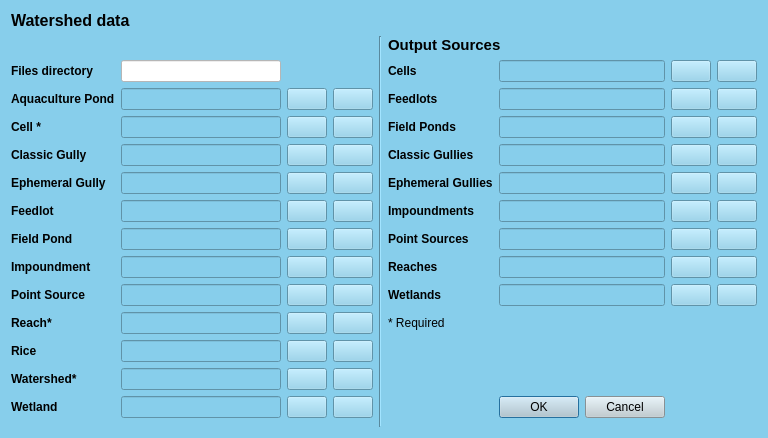
<?xml version="1.0" encoding="UTF-8"?>
<ui version="4.0">
 <class>EphemeralGullyDialogBase</class>
 <widget class="QDialog" name="EphemeralGullyDialogBase">
  <property name="geometry">
   <rect>
    <x>0</x>
    <y>0</y>
    <width>768</width>
    <height>438</height>
   </rect>
  </property>
  <property name="windowTitle">
   <string>Ephemeral Gully model</string>
  </property>
  <property name="styleSheet">
   <string notr="true">background-color: #87CEEB;
</string>
  </property>
  <layout class="QGridLayout" name="gridLayout">
   <item row="10" column="8">
    <widget class="QPushButton" name="pushButton_42">
     <property name="text">
      <string/>
     </property>
    </widget>
   </item>
   <item row="1" column="4" rowspan="15">
    <widget class="Line" name="line">
     <property name="orientation">
      <enum>Qt::Vertical</enum>
     </property>
    </widget>
   </item>
   <item row="1" column="5" colspan="2">
    <widget class="QLabel" name="label_15">
     <property name="font">
      <font>
       <pointsize>11</pointsize>
       <weight>75</weight>
       <bold>true</bold>
      </font>
     </property>
     <property name="text">
      <string>Output Sources</string>
     </property>
    </widget>
   </item>
   <item row="9" column="5">
    <widget class="QLabel" name="label_22">
     <property name="font">
      <font>
       <weight>75</weight>
       <bold>true</bold>
      </font>
     </property>
     <property name="text">
      <string>Reaches</string>
     </property>
    </widget>
   </item>
   <item row="10" column="5">
    <widget class="QLabel" name="label_23">
     <property name="font">
      <font>
       <weight>75</weight>
       <bold>true</bold>
      </font>
     </property>
     <property name="text">
      <string>Wetlands</string>
     </property>
    </widget>
   </item>
   <item row="4" column="5">
    <widget class="QLabel" name="label_17">
     <property name="font">
      <font>
       <weight>75</weight>
       <bold>true</bold>
      </font>
     </property>
     <property name="text">
      <string>Field Ponds</string>
     </property>
    </widget>
   </item>
   <item row="2" column="5">
    <widget class="QLabel" name="label_13">
     <property name="font">
      <font>
       <weight>75</weight>
       <bold>true</bold>
      </font>
     </property>
     <property name="text">
      <string>Cells</string>
     </property>
    </widget>
   </item>
   <item row="11" column="5">
    <widget class="QLabel" name="label_24">
     <property name="text">
      <string>* Required</string>
     </property>
    </widget>
   </item>
   <item row="2" column="6">
    <widget class="QLineEdit" name="lineEdit_24"/>
   </item>
   <item row="6" column="5">
    <widget class="QLabel" name="label_19">
     <property name="font">
      <font>
       <weight>75</weight>
       <bold>true</bold>
      </font>
     </property>
     <property name="text">
      <string>Ephemeral Gullies</string>
     </property>
    </widget>
   </item>
   <item row="5" column="5">
    <widget class="QLabel" name="label_18">
     <property name="font">
      <font>
       <weight>75</weight>
       <bold>true</bold>
      </font>
     </property>
     <property name="text">
      <string>Classic Gullies</string>
     </property>
    </widget>
   </item>
   <item row="3" column="5">
    <widget class="QLabel" name="label_16">
     <property name="font">
      <font>
       <weight>75</weight>
       <bold>true</bold>
      </font>
     </property>
     <property name="text">
      <string>Feedlots</string>
     </property>
    </widget>
   </item>
   <item row="8" column="5">
    <widget class="QLabel" name="label_21">
     <property name="font">
      <font>
       <weight>75</weight>
       <bold>true</bold>
      </font>
     </property>
     <property name="text">
      <string>Point Sources</string>
     </property>
    </widget>
   </item>
   <item row="5" column="6">
    <widget class="QLineEdit" name="lineEdit_16"/>
   </item>
   <item row="7" column="5">
    <widget class="QLabel" name="label_20">
     <property name="font">
      <font>
       <weight>75</weight>
       <bold>true</bold>
      </font>
     </property>
     <property name="text">
      <string>Impoundments</string>
     </property>
    </widget>
   </item>
   <item row="3" column="6">
    <widget class="QLineEdit" name="lineEdit_15"/>
   </item>
   <item row="4" column="6">
    <widget class="QLineEdit" name="lineEdit_20"/>
   </item>
   <item row="6" column="6">
    <widget class="QLineEdit" name="lineEdit_14"/>
   </item>
   <item row="10" column="6">
    <widget class="QLineEdit" name="lineEdit_17"/>
   </item>
   <item row="2" column="7">
    <widget class="QPushButton" name="pushButton_13">
     <property name="text">
      <string/>
     </property>
    </widget>
   </item>
   <item row="8" column="6">
    <widget class="QLineEdit" name="lineEdit_13"/>
   </item>
   <item row="9" column="6">
    <widget class="QLineEdit" name="lineEdit_22"/>
   </item>
   <item row="7" column="6">
    <widget class="QLineEdit" name="lineEdit_19"/>
   </item>
   <item row="6" column="7">
    <widget class="QPushButton" name="pushButton_17">
     <property name="text">
      <string/>
     </property>
    </widget>
   </item>
   <item row="3" column="7">
    <widget class="QPushButton" name="pushButton_14">
     <property name="text">
      <string/>
     </property>
    </widget>
   </item>
   <item row="5" column="7">
    <widget class="QPushButton" name="pushButton_16">
     <property name="text">
      <string/>
     </property>
    </widget>
   </item>
   <item row="4" column="7">
    <widget class="QPushButton" name="pushButton_15">
     <property name="text">
      <string/>
     </property>
    </widget>
   </item>
   <item row="7" column="7">
    <widget class="QPushButton" name="pushButton_18">
     <property name="text">
      <string/>
     </property>
    </widget>
   </item>
   <item row="8" column="7">
    <widget class="QPushButton" name="pushButton_19">
     <property name="text">
      <string/>
     </property>
    </widget>
   </item>
   <item row="3" column="8">
    <widget class="QPushButton" name="pushButton_35">
     <property name="text">
      <string/>
     </property>
    </widget>
   </item>
   <item row="9" column="7">
    <widget class="QPushButton" name="pushButton_20">
     <property name="text">
      <string/>
     </property>
    </widget>
   </item>
   <item row="10" column="7">
    <widget class="QPushButton" name="pushButton_21">
     <property name="text">
      <string/>
     </property>
    </widget>
   </item>
   <item row="0" column="0" colspan="2">
    <widget class="QLabel" name="label">
     <property name="font">
      <font>
       <pointsize>12</pointsize>
       <weight>75</weight>
       <bold>true</bold>
      </font>
     </property>
     <property name="text">
      <string>Watershed data</string>
     </property>
    </widget>
   </item>
   <item row="6" column="8">
    <widget class="QPushButton" name="pushButton_38">
     <property name="text">
      <string/>
     </property>
    </widget>
   </item>
   <item row="4" column="8">
    <widget class="QPushButton" name="pushButton_36">
     <property name="text">
      <string/>
     </property>
    </widget>
   </item>
   <item row="5" column="8">
    <widget class="QPushButton" name="pushButton_37">
     <property name="text">
      <string/>
     </property>
    </widget>
   </item>
   <item row="7" column="8">
    <widget class="QPushButton" name="pushButton_39">
     <property name="text">
      <string/>
     </property>
    </widget>
   </item>
   <item row="8" column="8">
    <widget class="QPushButton" name="pushButton_40">
     <property name="text">
      <string/>
     </property>
    </widget>
   </item>
   <item row="9" column="8">
    <widget class="QPushButton" name="pushButton_41">
     <property name="text">
      <string/>
     </property>
    </widget>
   </item>
   <item row="3" column="3">
    <widget class="QPushButton" name="pushButton_22">
     <property name="text">
      <string/>
     </property>
    </widget>
   </item>
   <item row="5" column="3">
    <widget class="QPushButton" name="pushButton_24">
     <property name="text">
      <string/>
     </property>
    </widget>
   </item>
   <item row="6" column="3">
    <widget class="QPushButton" name="pushButton_25">
     <property name="text">
      <string/>
     </property>
    </widget>
   </item>
   <item row="4" column="3">
    <widget class="QPushButton" name="pushButton_23">
     <property name="text">
      <string/>
     </property>
    </widget>
   </item>
   <item row="7" column="3">
    <widget class="QPushButton" name="pushButton_26">
     <property name="text">
      <string/>
     </property>
    </widget>
   </item>
   <item row="8" column="3">
    <widget class="QPushButton" name="pushButton_27">
     <property name="text">
      <string/>
     </property>
    </widget>
   </item>
   <item row="9" column="3">
    <widget class="QPushButton" name="pushButton_28">
     <property name="text">
      <string/>
     </property>
    </widget>
   </item>
   <item row="13" column="3">
    <widget class="QPushButton" name="pushButton_32">
     <property name="text">
      <string/>
     </property>
    </widget>
   </item>
   <item row="10" column="3">
    <widget class="QPushButton" name="pushButton_29">
     <property name="text">
      <string/>
     </property>
    </widget>
   </item>
   <item row="11" column="3">
    <widget class="QPushButton" name="pushButton_30">
     <property name="text">
      <string/>
     </property>
    </widget>
   </item>
   <item row="12" column="3">
    <widget class="QPushButton" name="pushButton_31">
     <property name="text">
      <string/>
     </property>
    </widget>
   </item>
   <item row="14" column="1">
    <widget class="QLineEdit" name="lineEdit_12"/>
   </item>
   <item row="14" column="2">
    <widget class="QPushButton" name="pushButton_12">
     <property name="text">
      <string/>
     </property>
    </widget>
   </item>
   <item row="14" column="0">
    <widget class="QLabel" name="label_12">
     <property name="font">
      <font>
       <weight>75</weight>
       <bold>true</bold>
      </font>
     </property>
     <property name="text">
      <string>Wetland</string>
     </property>
    </widget>
   </item>
   <item row="8" column="0">
    <widget class="QLabel" name="label_14">
     <property name="font">
      <font>
       <weight>75</weight>
       <bold>true</bold>
      </font>
     </property>
     <property name="text">
      <string>Field Pond</string>
     </property>
    </widget>
   </item>
   <item row="12" column="0">
    <widget class="QLabel" name="label_10">
     <property name="font">
      <font>
       <weight>75</weight>
       <bold>true</bold>
      </font>
     </property>
     <property name="text">
      <string>Rice</string>
     </property>
    </widget>
   </item>
   <item row="11" column="0">
    <widget class="QLabel" name="label_8">
     <property name="font">
      <font>
       <weight>75</weight>
       <bold>true</bold>
      </font>
     </property>
     <property name="text">
      <string>Reach*</string>
     </property>
    </widget>
   </item>
   <item row="14" column="3">
    <widget class="QPushButton" name="pushButton_33">
     <property name="text">
      <string/>
     </property>
    </widget>
   </item>
   <item row="10" column="0">
    <widget class="QLabel" name="label_9">
     <property name="font">
      <font>
       <weight>75</weight>
       <bold>true</bold>
      </font>
     </property>
     <property name="text">
      <string>Point Source</string>
     </property>
    </widget>
   </item>
   <item row="13" column="0">
    <widget class="QLabel" name="label_11">
     <property name="font">
      <font>
       <weight>75</weight>
       <bold>true</bold>
      </font>
     </property>
     <property name="text">
      <string>Watershed*</string>
     </property>
    </widget>
   </item>
   <item row="3" column="0">
    <widget class="QLabel" name="label_3">
     <property name="font">
      <font>
       <weight>75</weight>
       <bold>true</bold>
      </font>
     </property>
     <property name="text">
      <string>Aquaculture Pond</string>
     </property>
    </widget>
   </item>
   <item row="2" column="0">
    <widget class="QLabel" name="label_25">
     <property name="font">
      <font>
       <weight>75</weight>
       <bold>true</bold>
      </font>
     </property>
     <property name="text">
      <string>Files directory</string>
     </property>
    </widget>
   </item>
   <item row="6" column="0">
    <widget class="QLabel" name="label_5">
     <property name="font">
      <font>
       <weight>75</weight>
       <bold>true</bold>
      </font>
     </property>
     <property name="text">
      <string>Ephemeral Gully</string>
     </property>
    </widget>
   </item>
   <item row="9" column="0">
    <widget class="QLabel" name="label_7">
     <property name="font">
      <font>
       <weight>75</weight>
       <bold>true</bold>
      </font>
     </property>
     <property name="text">
      <string>Impoundment</string>
     </property>
    </widget>
   </item>
   <item row="5" column="0">
    <widget class="QLabel" name="label_4">
     <property name="font">
      <font>
       <weight>75</weight>
       <bold>true</bold>
      </font>
     </property>
     <property name="text">
      <string>Classic Gully</string>
     </property>
    </widget>
   </item>
   <item row="13" column="1">
    <widget class="QLineEdit" name="lineEdit_11"/>
   </item>
   <item row="7" column="0">
    <widget class="QLabel" name="label_6">
     <property name="font">
      <font>
       <weight>75</weight>
       <bold>true</bold>
      </font>
     </property>
     <property name="text">
      <string>Feedlot </string>
     </property>
    </widget>
   </item>
   <item row="4" column="0">
    <widget class="QLabel" name="label_2">
     <property name="font">
      <font>
       <weight>75</weight>
       <bold>true</bold>
      </font>
     </property>
     <property name="text">
      <string>Cell *</string>
     </property>
    </widget>
   </item>
   <item row="6" column="1">
    <widget class="QLineEdit" name="lineEdit_4"/>
   </item>
   <item row="12" column="1">
    <widget class="QLineEdit" name="lineEdit_10"/>
   </item>
   <item row="2" column="8">
    <widget class="QPushButton" name="pushButton_34">
     <property name="text">
      <string/>
     </property>
    </widget>
   </item>
   <item row="10" column="1">
    <widget class="QLineEdit" name="lineEdit_8"/>
   </item>
   <item row="9" column="1">
    <widget class="QLineEdit" name="lineEdit_7"/>
   </item>
   <item row="8" column="1">
    <widget class="QLineEdit" name="lineEdit_6"/>
   </item>
   <item row="7" column="1">
    <widget class="QLineEdit" name="lineEdit_5"/>
   </item>
   <item row="5" column="1">
    <widget class="QLineEdit" name="lineEdit_3"/>
   </item>
   <item row="11" column="1">
    <widget class="QLineEdit" name="lineEdit_9"/>
   </item>
   <item row="3" column="1">
    <widget class="QLineEdit" name="lineEdit"/>
   </item>
   <item row="13" column="2">
    <widget class="QPushButton" name="pushButton_11">
     <property name="text">
      <string/>
     </property>
    </widget>
   </item>
   <item row="4" column="1">
    <widget class="QLineEdit" name="lineEdit_2"/>
   </item>
   <item row="12" column="2">
    <widget class="QPushButton" name="pushButton_10">
     <property name="text">
      <string/>
     </property>
    </widget>
   </item>
   <item row="11" column="2">
    <widget class="QPushButton" name="pushButton_9">
     <property name="text">
      <string/>
     </property>
    </widget>
   </item>
   <item row="2" column="1">
    <widget class="QLineEdit" name="lineEdit_18">
     <property name="styleSheet">
      <string notr="true">background-color: white;</string>
     </property>
    </widget>
   </item>
   <item row="9" column="2">
    <widget class="QPushButton" name="pushButton_7">
     <property name="text">
      <string/>
     </property>
    </widget>
   </item>
   <item row="3" column="2">
    <widget class="QPushButton" name="pushButton">
     <property name="text">
      <string/>
     </property>
    </widget>
   </item>
   <item row="10" column="2">
    <widget class="QPushButton" name="pushButton_8">
     <property name="text">
      <string/>
     </property>
    </widget>
   </item>
   <item row="8" column="2">
    <widget class="QPushButton" name="pushButton_6">
     <property name="text">
      <string/>
     </property>
    </widget>
   </item>
   <item row="5" column="2">
    <widget class="QPushButton" name="pushButton_3">
     <property name="text">
      <string/>
     </property>
    </widget>
   </item>
   <item row="7" column="2">
    <widget class="QPushButton" name="pushButton_5">
     <property name="text">
      <string/>
     </property>
    </widget>
   </item>
   <item row="4" column="2">
    <widget class="QPushButton" name="pushButton_2">
     <property name="text">
      <string/>
     </property>
    </widget>
   </item>
   <item row="6" column="2">
    <widget class="QPushButton" name="pushButton_4">
     <property name="text">
      <string/>
     </property>
    </widget>
   </item>
   <item row="14" column="6">
    <widget class="QDialogButtonBox" name="button_box">
     <property name="styleSheet">
      <string notr="true">background-color: #becbd1;</string>
     </property>
     <property name="orientation">
      <enum>Qt::Horizontal</enum>
     </property>
     <property name="standardButtons">
      <set>QDialogButtonBox::Cancel|QDialogButtonBox::Ok</set>
     </property>
    </widget>
   </item>
  </layout>
 </widget>
 <resources/>
 <connections>
  <connection>
   <sender>button_box</sender>
   <signal>accepted()</signal>
   <receiver>EphemeralGullyDialogBase</receiver>
   <slot>accept()</slot>
   <hints>
    <hint type="sourcelabel">
     <x>20</x>
     <y>20</y>
    </hint>
    <hint type="destinationlabel">
     <x>20</x>
     <y>20</y>
    </hint>
   </hints>
  </connection>
  <connection>
   <sender>button_box</sender>
   <signal>rejected()</signal>
   <receiver>EphemeralGullyDialogBase</receiver>
   <slot>reject()</slot>
   <hints>
    <hint type="sourcelabel">
     <x>20</x>
     <y>20</y>
    </hint>
    <hint type="destinationlabel">
     <x>20</x>
     <y>20</y>
    </hint>
   </hints>
  </connection>
 </connections>
</ui>
